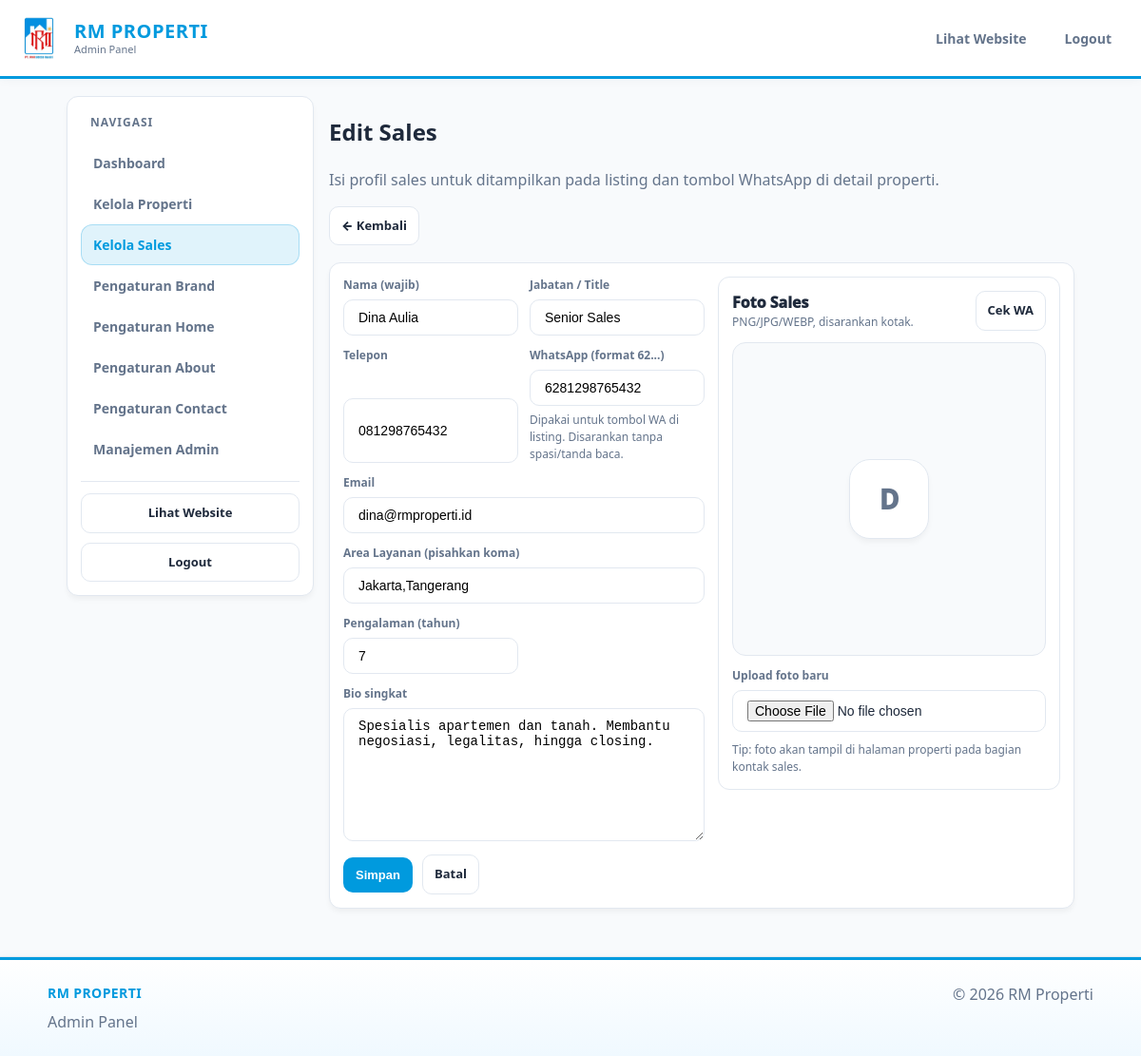
Page /admin/sales_edit.php?id=2 (signed in) on the committed database.
### tables this page shows
CREATE TABLE sales (
  id INT AUTO_INCREMENT PRIMARY KEY,
  name VARCHAR(190) NOT NULL,
  title VARCHAR(190) DEFAULT NULL,
  phone VARCHAR(50) DEFAULT NULL,
  whatsapp VARCHAR(50) DEFAULT NULL,
  email VARCHAR(190) DEFAULT NULL,
  photo_path VARCHAR(255) DEFAULT NULL,
  bio TEXT DEFAULT NULL,
  areas VARCHAR(255) DEFAULT NULL,
  experience_years INT DEFAULT 0,
  created_at TIMESTAMP DEFAULT CURRENT_TIMESTAMP,
  updated_at TIMESTAMP DEFAULT CURRENT_TIMESTAMP ON UPDATE CURRENT_TIMESTAMP
);

### lib.php (called while the page is built, shortened)
<?php
function e(string $v): string { return htmlspecialchars($v, ENT_QUOTES, 'UTF-8'); }

### admin/sales_edit.php (the view, shortened to what this page needs)
<?php
$pdo = db();
$id = (int)($_GET['id'] ?? 0);
$s = null;
if ($id) {
  $st = $pdo->prepare("SELECT * FROM sales WHERE id=?");
  $st->execute([$id]);
  $s = $st->fetch();
}
$val = fn($k, $d='') => e((string)($s[$k] ?? $d));
$waDigits = preg_replace('/\D+/', '', (string)($s['whatsapp'] ?? ''));
$waLink = ($waDigits && str_starts_with($waDigits, '62')) ? ('https://wa.me/' . $waDigits) : null;
include __DIR__ . '/_header.php';
?>
<div class="admin-layout">
  <?php include __DIR__ . '/_sidebar.php'; ?>
  <section class="admin-content">
    <div class="admin-pagehead admin-pagehead-spaced">
      <div>
        <h1 class="admin-title"><?= $id ? 'Edit Sales' : 'Tambah Sales' ?></h1>
        <p class="muted">
          Isi profil sales untuk ditampilkan pada listing dan tombol WhatsApp di detail properti.
        </p>
      </div>
      <div class="admin-quick">
        <a class="action" href="sales.php">← Kembali</a>
      </div>
    </div>
    <div class="panel admin-panel">
      <form method="post" enctype="multipart/form-data" class="sales-edit-form">
        <div class="admin-form-layout">
          <div class="admin-side">
            <div class="admin-grid admin-grid-2">
              <div class="form-field">
                <label class="form-label">Nama <span class="muted">(wajib)</span></label>
                <input class="input" name="name" placeholder="Nama sales" value="<?= $val('name') ?>" required>
              </div>
              <div class="form-field">
                <label class="form-label">Jabatan / Title</label>
                <input class="input" name="title" placeholder="Contoh: Marketing Executive" value="<?= $val('title') ?>">
              </div>
            </div>
            <div class="admin-grid admin-grid-2" style="margin-top:12px">
              <div class="form-field">
                <label class="form-label">Telepon</label>
                <input class="input" name="phone" inputmode="tel" placeholder="08xxxx / +62..." value="<?= $val('phone') ?>">
              </div>
              <div class="form-field">
                <label class="form-label">WhatsApp <span class="muted">(format 62...)</span></label>
                <input class="input" name="whatsapp" inputmode="tel" placeholder="62xxxxxxxxxxx" value="<?= $val('whatsapp') ?>">
                <div class="form-help muted">Dipakai untuk tombol WA di listing. Disarankan tanpa spasi/tanda baca.</div>
              </div>
              <div class="form-field" style="grid-column: 1 / -1;">
                <label class="form-label">Email</label>
                <input class="input" type="email" name="email" placeholder="email@domain.com" value="<?= $val('email') ?>">
              </div>
            </div>
            <div class="admin-grid admin-grid-2" style="margin-top:12px">
              <div class="form-field" style="grid-column: 1 / -1;">
                <label class="form-label">Area Layanan <span class="muted">(pisahkan koma)</span></label>
                <input class="input" name="areas" placeholder="Contoh: Palembang, OPI, Jakabaring" value="<?= $val('areas') ?>">
              </div>
              <div class="form-field">
                <label class="form-label">Pengalaman (tahun)</label>
                <input class="input" type="number" min="0" name="experience_years" value="<?= $val('experience_years','0') ?>">
              </div>
              <div class="form-field" style="grid-column: 1 / -1;">
                <label class="form-label">Bio singkat</label>
                <textarea class="input admin-textarea" name="bio" rows="5" placeholder="Ringkas, profesional, 2–4 kalimat."><?= e($s['bio'] ?? '') ?></textarea>
              </div>
            </div>
            <div class="actions" style="margin-top:14px">
              <button class="action accent" type="submit">Simpan</button>
              <a class="action" href="sales.php">Batal</a>
            </div>
          </div>
          <aside class="panel sales-photo-panel">
            <div class="sales-photo-head">
              <div>
                <div class="sales-photo-title">Foto Sales</div>
                <div class="muted sales-photo-sub">PNG/JPG/WEBP, disarankan kotak.</div>
              </div>
              <?php if ($waLink): ?>
                <a class="action" href="<?= e($waLink) ?>" target="_blank" rel="noopener">Cek WA</a>
              <?php endif; ?>
            </div>
            <div class="sales-photo-preview" id="photoPreview">
              <?php if (!empty($s['photo_path'])): ?>
                <img src="<?= e($s['photo_path']) ?>" alt="Foto <?= e($s['name'] ?? 'Sales') ?>">
              <?php else: ?>
                <div class="sales-photo-fallback" aria-hidden="true">
                  <?= e(mb_strtoupper(mb_substr(($s['name'] ?? 'S'), 0, 1))) ?>
                </div>
              <?php endif; ?>
            </div>
            <div class="form-field" style="margin-top:12px">
              <label class="form-label">Upload foto baru</label>
              <input class="input" type="file" name="photo" accept="image/jpeg,image/png,image/webp" id="photoInput">
            </div>
            <div class="muted form-help" style="margin-top:10px">
              Tip: foto akan tampil di halaman properti pada bagian kontak sales.
            </div>
          </aside>
        </div>
      </form>
    </div>
  </section>
</div>
<?php include __DIR__ . '/_footer.php'; ?>

### css/style.css (style rules this page uses)
:root { --brand-blue: #009ADE; --brand-red: #D71920; --brand-yellow: #F7941D; --bg-body: #F8FAFC; --bg-card: #FFFFFF; --text-main: #1E293B; --text-muted: #64748B; --border: #E2E8F0; --shadow: 0 4px 6px -1px rgba(0, 0, 0, 0.05); --radius: 12px; }
*, *::before, *::after { box-sizing: border-box; }
html, body { height: 100%; }
html, body { overflow-x: hidden; }
body { margin: 0; font-family: "Segoe UI", system-ui, -apple-system, Arial, sans-serif; background: var(--bg-body); color: var(--text-main); line-height: 1.5; display: flex; flex-direction: column; min-height: 100vh; }
a { text-decoration: none; color: inherit; }
.muted { color: var(--text-muted); }
.panel { background: var(--bg-card); border: 1px solid var(--border); border-radius: var(--radius); box-shadow: var(--shadow); padding: 16px; }
.input, .select { padding: 10px 15px; border: 1px solid var(--border); border-radius: 8px; outline: none; font-size: 14px; background: #fff; }
.actions { margin-top: 12px; display: flex; gap: 10px; flex-wrap: wrap; align-items: center; }
.action { display: inline-flex; align-items: center; justify-content: center; padding: 10px 12px; border-radius: 10px; border: 1px solid var(--border); background: #fff; color: var(--text-main); font-weight: 900; font-size: 13px; transition: transform .15s ease, box-shadow .15s ease, border-color .15s ease, background .15s ease; }
.action.accent { background: var(--brand-blue); color: #fff; border-color: transparent; }
.sales-photo-fallback { width: 58px; height: 58px; border-radius: 18px; border: 1px solid var(--border); background: #EEF2F7; display: grid; place-items: center; font-weight: 900; color: var(--text-muted); }

### css/admin.css (style rules this page uses)
:root { --admin-sidebar-w: 260px; --admin-top-offset: 86px; }
.admin-layout { display: grid; grid-template-columns: var(--admin-sidebar-w) 1fr; gap: 16px; align-items: start; width: 100%; }
.admin-content { min-width: 0; }
.muted { color: var(--text-muted); }
.panel { background: var(--bg-card); border: 1px solid var(--border); border-radius: var(--radius); box-shadow: var(--shadow); padding: 14px; }
.actions { margin-top: 12px; display: flex; gap: 10px; flex-wrap: wrap; align-items: center; }
.action { display: inline-flex; align-items: center; justify-content: center; padding: 10px 12px; border-radius: 10px; border: 1px solid var(--border); background: #fff; color: var(--text-main); font-weight: 900; font-size: 13px; transition: transform .15s ease, box-shadow .15s ease, border-color .15s ease; }
.action.accent { background: var(--brand-blue); color: #fff; border-color: transparent; }
:root { --admin-top-offset: 86px; }
.admin-pagehead-spaced { margin-top: 6px; }
.input, .select, textarea.input { width: 100%; border-radius: 10px; }
.admin-form-layout { display:grid; grid-template-columns: minmax(0, 1fr) minmax(0, 360px); gap: 14px; align-items: start; }
.admin-side { min-width:0; }
.admin-grid { display:grid; grid-template-columns: repeat(2, minmax(0, 1fr)); gap: 12px; }
.admin-grid-2 { display:grid; grid-template-columns: repeat(2, minmax(0, 1fr)); gap: 12px; }
.admin-textarea { min-height: 140px; resize: vertical; }
button.action { appearance: none; -webkit-appearance: none; cursor: pointer; }
.form-field { display:grid; gap:6px; }
.form-label { font-size: 12px; font-weight: 900; color: var(--text-muted); }
.form-help { font-size: 12px; line-height: 1.5; }
.sales-edit-form .admin-form-layout { grid-template-columns: 1fr 360px; }
.sales-photo-panel { box-shadow: none; border-color: var(--border); }
.sales-photo-head { display:flex; justify-content: space-between; align-items: flex-start; gap: 10px; }
.sales-photo-title { font-weight: 950; color: var(--text-main); }
.sales-photo-sub { font-size: 12px; }
.sales-photo-preview { margin-top: 12px; border: 1px solid var(--border); border-radius: 14px; background: #F8FAFC; overflow: hidden; aspect-ratio: 1 / 1; display:grid; place-items:center; }
.sales-photo-fallback { width: 84px; height: 84px; border-radius: 22px; border: 1px solid var(--border); background: #fff; box-shadow: var(--shadow); display:grid; place-items:center; font-weight: 950; color: var(--text-muted); font-size: 28px; }
.admin-pagehead { align-items: flex-start; flex-wrap: wrap; row-gap: 10px; column-gap: 14px; margin-bottom: 18px; }
.admin-pagehead .admin-quick { margin-top: 2px; }
.admin-pagehead + .panel, .admin-pagehead + .admin-form-layout { margin-top: 6px; }

### rows in the picture
sales: name "Dina Aulia", title "Senior Sales", phone "081298765432", whatsapp "6281298765432", email "dina@rmproperti.id", areas "Jakarta,Tangerang", experience_years "7", bio "Spesialis apartemen dan tanah. Membantu negosiasi, legalitas, hingga closing.", name "D"

### other values in the picture
$siteName "RM PROPERTI"
$label "Dashboard Kelola Properti Kelola Sales Pengaturan Brand Pengaturan Home Pengaturan About Pengaturan Contact Manajemen Admin"
$siteName "RM Properti"
